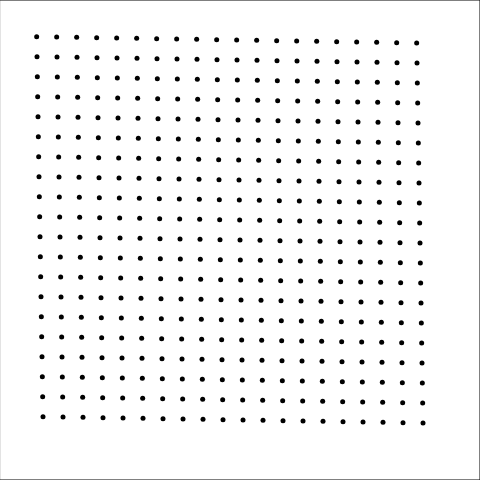
Frame 1 (no input)
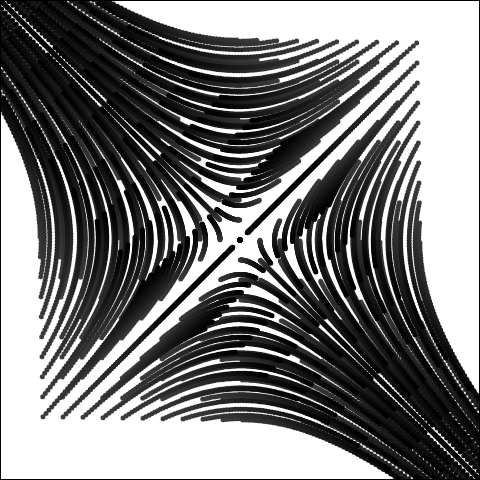
Frame 60 (no input)
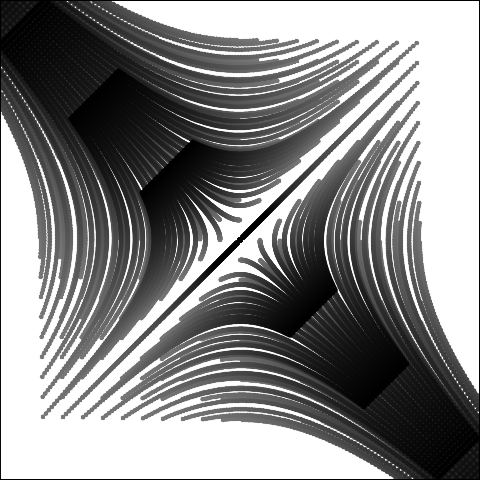
Frame 120 (the mouse pressed at the canvas centre since frame 60)

The p5.js sketch that drew these frames (run headless with seeded random() and noise() and a simulated clock; from frame 60 on, the mouse is pressed at the canvas centre):

// p5.js sketch
// ── sketch.js
var pos;

var lastTime = 0;

// 函数setup() ：准备阶段
function setup() 
{
	createCanvas(480,480);
	
	pos = new Array();
	for(var i=-10;i<10;i++)
	{
		pos[i] = new Array();
		for(var j=-10;j<10;j++)
		{
			pos[i][j] = createVector(i*20,j*20);
		}
	}

	lastTime = getTime();
	//lastTime = 0.0;
}

// 函数draw()：作画阶段
function draw() {
	
	fill(255,1);
	rect(0,0,width,height);

	var tNow = getTime(); // 当前时刻
	var dt = tNow - lastTime; // 时差

	//var dx = y * dt;
	//var dy = x * dt;
	for(var i=-10;i<10;i++)
	{
		for(var j=-10;j<10;j++)
		{
			var p = pos[i][j];
			var dx = p.y * dt;
			var dy = p.x * dt;
			p.x += dx;
			p.y += dy;
			pos[i][j] = p;
			drawBall(p.x,p.y);
		}
	}

	lastTime = tNow;// 记录时刻
}

function drawBall(x,y)
{
	push();
	translate(width/2,height/2);
	translate(x,y);
	scale(50,50);
	fill(0);// 填充白色
	noStroke();
	ellipse(0,0,0.1,0.1); // 画圆形
	pop();
}


function getTime()
{
	return millis()/1000;
}
